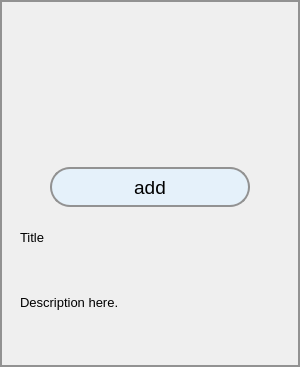
<?xml version="1.0" encoding="UTF-8"?>
<ui version="4.0">
 <class>Form</class>
 <widget class="QWidget" name="Form">
  <property name="geometry">
   <rect>
    <x>0</x>
    <y>0</y>
    <width>300</width>
    <height>367</height>
   </rect>
  </property>
  <property name="minimumSize">
   <size>
    <width>300</width>
    <height>0</height>
   </size>
  </property>
  <property name="maximumSize">
   <size>
    <width>300</width>
    <height>900</height>
   </size>
  </property>
  <property name="windowTitle">
   <string>Form</string>
  </property>
  <property name="styleSheet">
   <string notr="true">border: 2px solid;
border-color: #929292;
color: #000000;</string>
  </property>
  <layout class="QVBoxLayout" name="verticalLayout">
   <item>
    <widget class="QLabel" name="video_image">
     <property name="minimumSize">
      <size>
       <width>0</width>
       <height>150</height>
      </size>
     </property>
     <property name="maximumSize">
      <size>
       <width>280</width>
       <height>160</height>
      </size>
     </property>
     <property name="styleSheet">
      <string notr="true">border: none;</string>
     </property>
     <property name="text">
      <string/>
     </property>
     <property name="scaledContents">
      <bool>true</bool>
     </property>
    </widget>
   </item>
   <item alignment="Qt::AlignHCenter">
    <widget class="QPushButton" name="add_btn">
     <property name="minimumSize">
      <size>
       <width>200</width>
       <height>40</height>
      </size>
     </property>
     <property name="maximumSize">
      <size>
       <width>200</width>
       <height>16777215</height>
      </size>
     </property>
     <property name="font">
      <font>
       <family>Arial</family>
       <pointsize>14</pointsize>
      </font>
     </property>
     <property name="styleSheet">
      <string notr="true">border-radius:20px; background-color: #E5F1FA; COLOR: #000000;
</string>
     </property>
     <property name="text">
      <string>add</string>
     </property>
    </widget>
   </item>
   <item>
    <widget class="QScrollArea" name="scrollArea">
     <property name="styleSheet">
      <string notr="true">border: 0px</string>
     </property>
     <property name="verticalScrollBarPolicy">
      <enum>Qt::ScrollBarAlwaysOff</enum>
     </property>
     <property name="horizontalScrollBarPolicy">
      <enum>Qt::ScrollBarAlwaysOff</enum>
     </property>
     <property name="widgetResizable">
      <bool>true</bool>
     </property>
     <widget class="QWidget" name="scrollAreaWidgetContents_2">
      <property name="geometry">
       <rect>
        <x>0</x>
        <y>0</y>
        <width>282</width>
        <height>147</height>
       </rect>
      </property>
      <layout class="QVBoxLayout" name="verticalLayout_2">
       <item>
        <widget class="QLabel" name="title">
         <property name="maximumSize">
          <size>
           <width>16777215</width>
           <height>30</height>
          </size>
         </property>
         <property name="font">
          <font>
           <family>Arial</family>
           <pointsize>10</pointsize>
           <weight>50</weight>
           <bold>false</bold>
          </font>
         </property>
         <property name="styleSheet">
          <string notr="true">border: none;</string>
         </property>
         <property name="text">
          <string>Title</string>
         </property>
        </widget>
       </item>
       <item>
        <widget class="QLabel" name="description">
         <property name="font">
          <font>
           <family>Arial</family>
           <pointsize>10</pointsize>
          </font>
         </property>
         <property name="styleSheet">
          <string notr="true">border: none;</string>
         </property>
         <property name="text">
          <string>Description here.</string>
         </property>
        </widget>
       </item>
      </layout>
     </widget>
    </widget>
   </item>
  </layout>
 </widget>
 <resources/>
 <connections/>
</ui>
